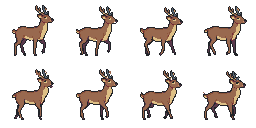
#> input picture art/out/rd_deer_walk2_raw.png, 256 x 128 px; the run also reads 2 pictures not shown here
$ python export_game.py
#> lines starting #> are read from the running program, lines starting #| are printed output that depends on the picture; after the words box and inside, x2 and y2 are one past the last pixel; in counts of white or black regions, pixels touching at a corner belong together
"""Export sprites from art/out into the game's assets/sprites folder.

  art/.venv/bin/python art/scripts/export_game.py

Animation sheets are cut into frames, cropped to one shared box per animal
(so the feet stay on the same ground line in every frame) and written as
horizontal strips. Trees are re-centred on their trunk. A manifest.json tells
the game how many frames each strip has. Sprites face right; the game flips them.
"""
import json, os
import numpy as np
from PIL import Image

ART = os.path.dirname(os.path.dirname(os.path.abspath(__file__)))
OUT = os.path.join(ART, "out")
DST = os.path.join(os.path.dirname(ART), "assets", "sprites")
os.makedirs(DST, exist_ok=True)
manifest = {}


def load(name):
    return np.array(Image.open(os.path.join(OUT, name)).convert("RGBA"))


def hard_alpha(a):
    a = a.copy()
    a[a[..., 3] < 128] = 0
    a[a[..., 3] >= 128, 3] = 255
    return a


def despeckle_white(a):
    """Drop near-white pixels hanging off the silhouette (left over from background removal)."""
    op = a[..., 3] > 0
    white = op & (a[..., :3].min(-1) > 215)
    p = np.pad(op, 1)
    open_sides = (~p[:-2, 1:-1]).astype(int) + (~p[2:, 1:-1]) + (~p[1:-1, :-2]) + (~p[1:-1, 2:])
    a = a.copy()
    a[white & (open_sides >= 2)] = 0
    return a


def cells(sheet, cols, rows):
    fh, fw = sheet.shape[0] // rows, sheet.shape[1] // cols
    return [sheet[r * fh:(r + 1) * fh, c * fw:(c + 1) * fw] for r in range(rows) for c in range(cols)]


def bbox(frames):
    m = np.zeros(frames[0].shape[:2], bool)
    for f in frames:
        m |= f[..., 3] > 0
    ys, xs = np.nonzero(m)
    return xs.min(), ys.min(), xs.max() + 1, ys.max() + 1


def animal(name, sheets, clean=lambda a: a):
    sets = {k: [clean(hard_alpha(f)) for f in cells(load(fn), c, r)] for k, (fn, c, r) in sheets.items()}
    x0, y0, x1, y1 = bbox([f for fs in sets.values() for f in fs])
    y1 = bbox(sets["walk"])[3]                      # ground line = lowest foot in the walk
    for k, fs in sets.items():
        strip = np.concatenate([f[y0:y1, x0:x1] for f in fs], axis=1)
        fn = f"{name}_{k}.png"
        Image.fromarray(strip).save(os.path.join(DST, fn))
        manifest[f"{name}_{k}"] = {"file": fn, "frames": len(fs), "w": int(x1 - x0), "h": int(y1 - y0)}


def tree(key, src):
    a = hard_alpha(load(src))
    x0, y0, x1, y1 = bbox([a])
    a = a[y0:y1, x0:x1]
    foot = np.nonzero(a[-6:, :, 3].any(0))[0]
    cx = int(round((foot.min() + foot.max() + 1) / 2))            # trunk centre
    half = max(cx, a.shape[1] - cx)
    canvas = np.zeros((a.shape[0], half * 2, 4), np.uint8)
    canvas[:, half - cx:half - cx + a.shape[1]] = a
    Image.fromarray(canvas).save(os.path.join(DST, key + ".png"))
    manifest[key] = {"file": key + ".png", "frames": 1, "w": int(canvas.shape[1]), "h": int(canvas.shape[0])}


def strip_backdrop(a):
    """Background removal sometimes leaves the flat white backdrop: flood it away from the image border."""
    h, w = a.shape[:2]
    near = (a[..., 3] > 0) & (a[..., :3].min(-1) > 235)
    seen = np.zeros((h, w), bool)
    clear = np.pad(a[..., 3] == 0, 1, constant_values=True)
    edge = clear[:-2, 1:-1] | clear[2:, 1:-1] | clear[1:-1, :-2] | clear[1:-1, 2:]      # touching the border or empty space
    stack = [(int(y), int(x)) for y, x in zip(*np.nonzero(near & edge))]
    for y, x in stack:
        seen[y, x] = True
    while stack:
        y, x = stack.pop()
        for yy, xx in ((y - 1, x), (y + 1, x), (y, x - 1), (y, x + 1)):
            if 0 <= yy < h and 0 <= xx < w and near[yy, xx] and not seen[yy, xx]:
                seen[yy, xx] = True
                stack.append((yy, xx))
    a = a.copy()
    a[seen] = 0
    return a


def still(key, src):
    a = strip_backdrop(hard_alpha(load(src)))
    x0, y0, x1, y1 = bbox([a])
    Image.fromarray(a[y0:y1, x0:x1]).save(os.path.join(DST, key + ".png"))
    manifest[key] = {"file": key + ".png", "frames": 1, "w": int(x1 - x0), "h": int(y1 - y0)}


animal("deer", {"walk": ("rd_deer_walk2_raw.png", 4, 2), "graze": ("rd_deer_graze_raw.png", 3, 2),
                "lie": ("rd_deer_lie_raw.png", 3, 2)}, despeckle_white)
#> in load, returned value is the input picture: shape (128, 256, 4); mean R, G, B, A 226.3, 220.1, 216.7, 53.4
#> in cells, `fh, fw = sheet.shape[0] // rows, sheet.shape[1] // cols`: fh = 64
#> in despeckle_white, `op = a[..., 3] > 0`:
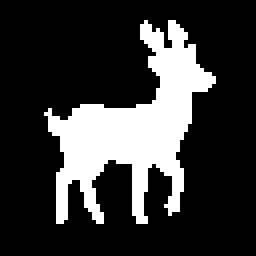
#> op: shape (64, 64) bool (shown 4 times larger); 21.7% white; 1 white region, box (x1, y1, x2, y2) and area: (11, 5, 54, 56) 890
#> in despeckle_white, `white = op & (a[..., :3].min(-1) > 215)`: white: shape (64, 64) bool; 0.12% white in thin lines or dots, all inside (x1, y1, x2, y2) = (11, 27, 32, 41)
#> in despeckle_white, `p = np.pad(op, 1)`: p: shape (66, 66) bool; 20.4% white; 1 white region, box (x1, y1, x2, y2) and area: (12, 6, 55, 57) 890
#> in despeckle_white, `open_sides = (~p[:-2, 1:-1]).astype(int) + (~p[2:, 1:-1]) + (~p[1:-1, ..`: open_sides: shape (64, 64) int64; 5 distinct labels, from 0 to 4
#> in despeckle_white, `a[white & (open_sides >= 2)] = 0`: a: shape (64, 64, 4); mean of channels 0, 1, 2, 3 25.3, 18.8, 15.6, 55.3
#> in despeckle_white (call 2), `op = a[..., 3] > 0`: op: shape (64, 64) bool; 21% white; 1 white region, box (x1, y1, x2, y2) and area: (11, 6, 54, 56) 861
#> in despeckle_white (call 2), `white = op & (a[..., :3].min(-1) > 215)`: white: shape (64, 64) bool; 0.12% white in thin lines or dots, all inside (x1, y1, x2, y2) = (11, 26, 33, 41)
#> in despeckle_white (call 2), `p = np.pad(op, 1)`: p: shape (66, 66) bool; 19.8% white; 1 white region, box (x1, y1, x2, y2) and area: (12, 7, 55, 57) 861
#> in despeckle_white (call 2), `open_sides = (~p[:-2, 1:-1]).astype(int) + (~p[2:, 1:-1]) + (~p[1:-1, ..`: open_sides: shape (64, 64) int64; 5 distinct labels, from 0 to 4
#> in despeckle_white (call 2), `a[white & (open_sides >= 2)] = 0`: a: shape (64, 64, 4); mean of channels 0, 1, 2, 3 24.4, 18.2, 15, 53.4
#> in despeckle_white (call 3), `op = a[..., 3] > 0`: op: shape (64, 64) bool; 20.6% white; 1 white region, box (x1, y1, x2, y2) and area: (11, 7, 55, 56) 842
#> in despeckle_white (call 3), `white = op & (a[..., :3].min(-1) > 215)`: white: shape (64, 64) bool; 0.02% white in thin lines or dots, all inside (x1, y1, x2, y2) = (11, 27, 12, 28)
#> in despeckle_white (call 3), `p = np.pad(op, 1)`: p: shape (66, 66) bool; 19.3% white; 1 white region, box (x1, y1, x2, y2) and area: (12, 8, 56, 57) 842
#> in despeckle_white (call 3), `open_sides = (~p[:-2, 1:-1]).astype(int) + (~p[2:, 1:-1]) + (~p[1:-1, ..`: open_sides: shape (64, 64) int64; 5 distinct labels, from 0 to 4
#> in despeckle_white (call 3), `a[white & (open_sides >= 2)] = 0`: a: shape (64, 64, 4); mean of channels 0, 1, 2, 3 24, 17.9, 14.6, 52.4
#> in despeckle_white (call 4), `op = a[..., 3] > 0`: op: shape (64, 64) bool; 21.1% white; 1 white region, box (x1, y1, x2, y2) and area: (12, 6, 55, 56) 865
#> in despeckle_white (call 4), `white = op & (a[..., :3].min(-1) > 215)`: white: shape (64, 64) bool; every value is 0
#> in despeckle_white (call 4), `p = np.pad(op, 1)`: p: shape (66, 66) bool; 19.9% white; 1 white region, box (x1, y1, x2, y2) and area: (13, 7, 56, 57) 865
#> in despeckle_white (call 4), `open_sides = (~p[:-2, 1:-1]).astype(int) + (~p[2:, 1:-1]) + (~p[1:-1, ..`: open_sides: shape (64, 64) int64; 5 distinct labels, from 0 to 4
#> in despeckle_white (call 5), `op = a[..., 3] > 0`: op: shape (64, 64) bool; 20.3% white; 1 white region, box (x1, y1, x2, y2) and area: (12, 5, 54, 56) 832
#> in despeckle_white (call 5), `white = op & (a[..., :3].min(-1) > 215)`: white: shape (64, 64) bool; 0.12% white in thin lines or dots, all inside (x1, y1, x2, y2) = (45, 7, 50, 12)
#> in despeckle_white (call 5), `p = np.pad(op, 1)`: p: shape (66, 66) bool; 19.1% white; 1 white region, box (x1, y1, x2, y2) and area: (13, 6, 55, 57) 832
#> in despeckle_white (call 5), `open_sides = (~p[:-2, 1:-1]).astype(int) + (~p[2:, 1:-1]) + (~p[1:-1, ..`:
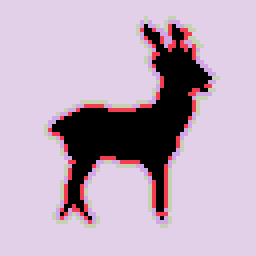
#> open_sides: shape (64, 64) int64 (shown 4 times larger); 5 distinct labels, from 0 to 4; one colour per label, 0 black
#> in despeckle_white (call 5), `a[white & (open_sides >= 2)] = 0`: a: shape (64, 64, 4); mean of channels 0, 1, 2, 3 24.4, 18.1, 14.6, 51.6
#> in despeckle_white (call 6), `op = a[..., 3] > 0`: op: shape (64, 64) bool; 20.5% white; 1 white region, box (x1, y1, x2, y2) and area: (10, 5, 54, 56) 839
#> in despeckle_white (call 6), `white = op & (a[..., :3].min(-1) > 215)`: white: shape (64, 64) bool; 0.1% white in thin lines or dots, all inside (x1, y1, x2, y2) = (10, 9, 46, 33)
#> in despeckle_white (call 6), `p = np.pad(op, 1)`: p: shape (66, 66) bool; 19.3% white; 1 white region, box (x1, y1, x2, y2) and area: (11, 6, 55, 57) 839
#> in despeckle_white (call 6), `open_sides = (~p[:-2, 1:-1]).astype(int) + (~p[2:, 1:-1]) + (~p[1:-1, ..`:
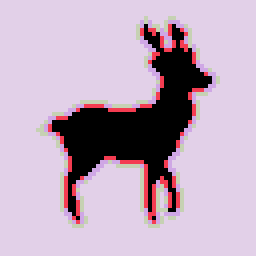
#> open_sides: shape (64, 64) int64 (shown 4 times larger); 5 distinct labels, from 0 to 4; one colour per label, 0 black
#> in despeckle_white (call 6), `a[white & (open_sides >= 2)] = 0`: a: shape (64, 64, 4); mean of channels 0, 1, 2, 3 24.5, 18.2, 14.8, 52.1
#> in hard_alpha (call 7), `a = a.copy()`:
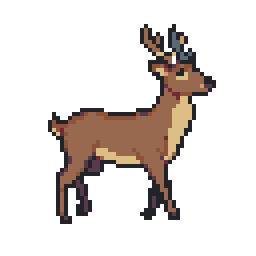
#> a: shape (64, 64, 4) (shown 4 times larger); mean of channels 0, 1, 2, 3 226.5, 220.3, 216.9, 53.2; transparent parts drawn white
#> in despeckle_white (call 7), `op = a[..., 3] > 0`: op: shape (64, 64) bool; 20.9% white; 2 white regions (1 under 20 px), largest, box (x1, y1, x2, y2) and area: (12, 6, 54, 56) 853
#> in despeckle_white (call 7), `white = op & (a[..., :3].min(-1) > 215)`:
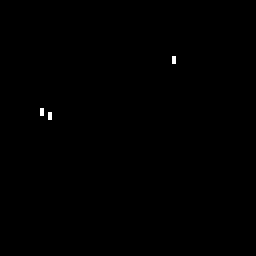
#> white: shape (64, 64) bool (shown 4 times larger); 0.15% white in thin lines or dots, all inside (x1, y1, x2, y2) = (10, 14, 44, 30)
#> in despeckle_white (call 7), `p = np.pad(op, 1)`:
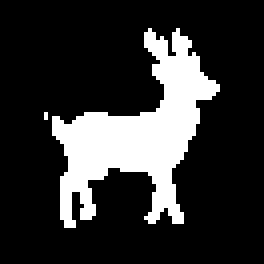
#> p: shape (66, 66) bool (shown 4 times larger); 19.6% white; 2 white regions (1 under 20 px), largest, box (x1, y1, x2, y2) and area: (13, 7, 55, 57) 853
#> in despeckle_white (call 7), `open_sides = (~p[:-2, 1:-1]).astype(int) + (~p[2:, 1:-1]) + (~p[1:-1, ..`:
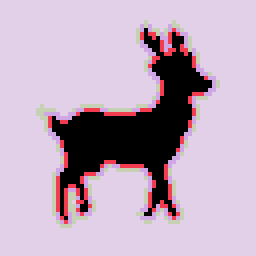
#> open_sides: shape (64, 64) int64 (shown 4 times larger); 5 distinct labels, from 0 to 4; one colour per label, 0 black
#> in animal, `sets = {k: [clean(hard_alpha(f)) for f in cells(load(fn), c, r)] for k..`: sets = 3 items
#> the loop in bbox, `for f in frames:` made 20 passes
#> in bbox, `ys, xs = np.nonzero(m)`: ys = 1619 values from 5 to 55; xs = 1619 values, max 55 at index 341, min 9 at index 1206, mean 33.93
#> in animal, `x0, y0, x1, y1 = bbox([f for fs in sets.values() for f in fs])`: x0 = 9; y0 = 5; x1 = 56
#> the loop in bbox (call 2), `for f in frames:` made 8 passes
#> the loop in animal, `for k, fs in sets.items():` made 3 passes
#> (k, fn) on passes 1 to 3: ('walk', 'deer_walk.png'), ('graze', 'deer_graze.png'), ('lie', 'deer_lie.png')
#> after the loop in animal, `for k, fs in sets.items():`: manifest = 3 items
animal("fawn", {"walk": ("rd_fawn_walk_raw.png", 4, 2), "graze": ("rd_fawn_graze_raw.png", 3, 2),
                "lie": ("rd_fawn_lie_raw.png", 3, 2)})
#> (the run stopped early here; a loop or call above may not have finished)
